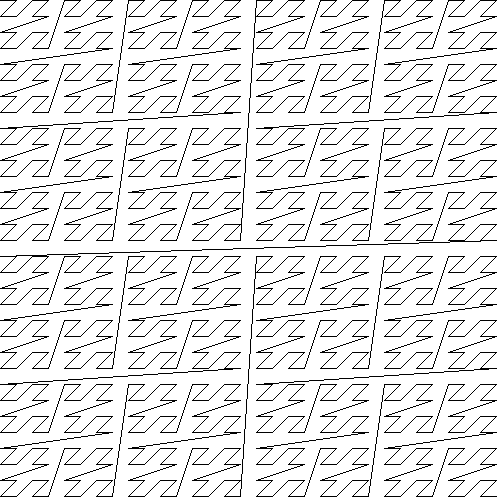

Write the Python code that produced this figure.
from __future__ import print_function
from PIL import Image, ImageDraw, ImageColor

n = 5      # Generation number
mg = 32    # Image magnification (line segment size)
width = 3  # Line width

def morton(n):
    pos = [ 0, 0 ]
    yield tuple(pos)
    for i in range(1, 1 << (2 * n)):
        k = 1
        while True:
            pos[0] ^= k
            k &= ~pos[0]
            if not k:
                break
            pos[1] ^= k
            k &= ~pos[1]
            if not k:
                break
            k <<= 1
        yield tuple(pos)

def disinterleave(z):
    x = 0
    y = 0
    k = 0
    while z:
        x |= (z & 1) << k
        y |= (z & 2) << k
        z >>= 2
        k += 1
    y >>= 1
    return x, y

def interleave(x, y):
    z = 0
    y <<= 1
    k = 0
    while x or y:
        z |= ((x & 1) | (y & 2)) << k
        x >>= 1
        y >>= 1
        k += 2
    return z

def morton2(n):
    for i in range(1 << (2 * n)):
        yield disinterleave(i)

def scale_point(pt, corner, mg):
    return corner[0] + pt[0] * mg, corner[1] + pt[1] * mg

def draw_morton(n, mg, width, color='black'):
    sz = width + mg * ((1 << n) - 1)
    img = Image.new('RGB', (sz, sz), ImageColor.getcolor('white', 'RGB'))
    draw = ImageDraw.Draw(img)
    gen = morton(n)
    corner = (width >> 1, width >> 1)
    scaler = lambda x: scale_point(x, corner, mg)
    pos = next(gen)
    for npos in gen:
        draw.line(list(map(scaler, [ pos, npos ])), fill=ImageColor.getcolor(color, img.mode), width=width)
        pos = npos
    return img

img = draw_morton(5, mg=16, color='black', width=1)
img.show()
img.save('xorpd_0x3d_morton.png', optimize=True, dpi=(150, 150))
